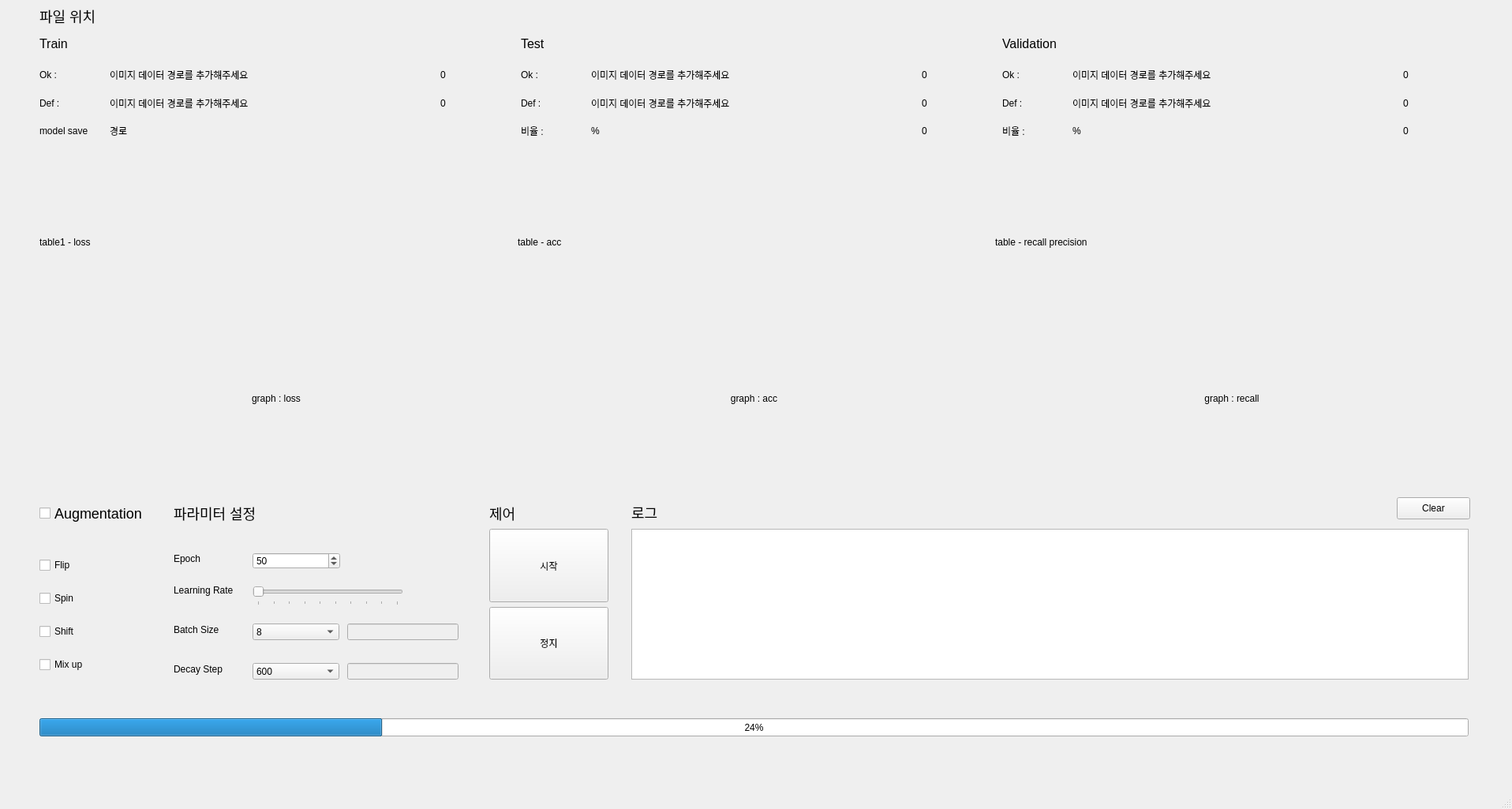
<?xml version="1.0" encoding="UTF-8"?>
<ui version="4.0">
 <class>MainWindow</class>
 <widget class="QMainWindow" name="MainWindow">
  <property name="geometry">
   <rect>
    <x>0</x>
    <y>0</y>
    <width>1916</width>
    <height>1025</height>
   </rect>
  </property>
  <property name="windowTitle">
   <string>MainWindow</string>
  </property>
  <widget class="QWidget" name="centralwidget">
   <widget class="QWidget" name="verticalLayoutWidget_4">
    <property name="geometry">
     <rect>
      <x>50</x>
      <y>80</y>
      <width>591</width>
      <height>101</height>
     </rect>
    </property>
    <layout class="QVBoxLayout" name="trainSaveFileLocation" stretch="0,0,0">
     <item>
      <layout class="QHBoxLayout" name="trainOk" stretch="1,5,1">
       <item>
        <widget class="QLabel" name="labelTrainOkTitle">
         <property name="text">
          <string>Ok :</string>
         </property>
        </widget>
       </item>
       <item>
        <widget class="QLabel" name="labelTrainOkDir">
         <property name="text">
          <string>이미지 데이터 경로를 추가해주세요</string>
         </property>
        </widget>
       </item>
       <item>
        <widget class="QLabel" name="labelTrainOkCount">
         <property name="text">
          <string>0</string>
         </property>
        </widget>
       </item>
      </layout>
     </item>
     <item>
      <layout class="QHBoxLayout" name="trainDef" stretch="1,5,1">
       <item>
        <widget class="QLabel" name="labelTrainDefTitle">
         <property name="text">
          <string>Def :</string>
         </property>
        </widget>
       </item>
       <item>
        <widget class="QLabel" name="labelTrainDefDir">
         <property name="text">
          <string>이미지 데이터 경로를 추가해주세요</string>
         </property>
        </widget>
       </item>
       <item>
        <widget class="QLabel" name="labelTrainDefCount">
         <property name="text">
          <string>0</string>
         </property>
        </widget>
       </item>
      </layout>
     </item>
     <item>
      <layout class="QHBoxLayout" name="saveRoute" stretch="1,5,1">
       <item>
        <widget class="QLabel" name="labelSave">
         <property name="text">
          <string>model save</string>
         </property>
        </widget>
       </item>
       <item>
        <widget class="QLabel" name="labelSaveDir">
         <property name="text">
          <string>경로</string>
         </property>
        </widget>
       </item>
       <item>
        <widget class="QLabel" name="label_11">
         <property name="text">
          <string/>
         </property>
        </widget>
       </item>
      </layout>
     </item>
    </layout>
   </widget>
   <widget class="QWidget" name="gridLayoutWidget">
    <property name="geometry">
     <rect>
      <x>50</x>
      <y>210</y>
      <width>1811</width>
      <height>391</height>
     </rect>
    </property>
    <layout class="QGridLayout" name="gridLayout">
     <item row="2" column="1">
      <widget class="QLabel" name="label_2">
       <property name="text">
        <string>table - acc</string>
       </property>
      </widget>
     </item>
     <item row="2" column="0">
      <widget class="QLabel" name="label">
       <property name="text">
        <string>table1 - loss</string>
       </property>
      </widget>
     </item>
     <item row="2" column="2">
      <widget class="QLabel" name="label_3">
       <property name="text">
        <string>table - recall precision</string>
       </property>
      </widget>
     </item>
     <item row="3" column="0">
      <widget class="QLabel" name="lblAreaLoss">
       <property name="text">
        <string>graph : loss</string>
       </property>
       <property name="alignment">
        <set>Qt::AlignCenter</set>
       </property>
      </widget>
     </item>
     <item row="3" column="1">
      <widget class="QLabel" name="lblAreaAcc">
       <property name="text">
        <string>graph : acc</string>
       </property>
       <property name="alignment">
        <set>Qt::AlignCenter</set>
       </property>
      </widget>
     </item>
     <item row="3" column="2">
      <widget class="QLabel" name="lblAreaRecall">
       <property name="text">
        <string>graph : recall</string>
       </property>
       <property name="alignment">
        <set>Qt::AlignCenter</set>
       </property>
      </widget>
     </item>
    </layout>
   </widget>
   <widget class="QWidget" name="verticalLayoutWidget_3">
    <property name="geometry">
     <rect>
      <x>800</x>
      <y>670</y>
      <width>1061</width>
      <height>191</height>
     </rect>
    </property>
    <layout class="QVBoxLayout" name="verticalLayoutLog" stretch="5">
     <item>
      <widget class="QTextBrowser" name="textBrowser"/>
     </item>
    </layout>
   </widget>
   <widget class="QProgressBar" name="progressBar">
    <property name="geometry">
     <rect>
      <x>50</x>
      <y>910</y>
      <width>1811</width>
      <height>23</height>
     </rect>
    </property>
    <property name="value">
     <number>24</number>
    </property>
   </widget>
   <widget class="QWidget" name="verticalLayoutWidget">
    <property name="geometry">
     <rect>
      <x>620</x>
      <y>670</y>
      <width>151</width>
      <height>191</height>
     </rect>
    </property>
    <layout class="QVBoxLayout" name="verticalLayout" stretch="0,0">
     <item>
      <widget class="QPushButton" name="pushButtonControlStart">
       <property name="sizePolicy">
        <sizepolicy hsizetype="Expanding" vsizetype="Expanding">
         <horstretch>0</horstretch>
         <verstretch>0</verstretch>
        </sizepolicy>
       </property>
       <property name="text">
        <string>시작</string>
       </property>
      </widget>
     </item>
     <item>
      <widget class="QPushButton" name="pushButtonControlStop">
       <property name="sizePolicy">
        <sizepolicy hsizetype="Expanding" vsizetype="Expanding">
         <horstretch>0</horstretch>
         <verstretch>0</verstretch>
        </sizepolicy>
       </property>
       <property name="text">
        <string>정지</string>
       </property>
      </widget>
     </item>
    </layout>
   </widget>
   <widget class="QCheckBox" name="checkBoxAugmentation">
    <property name="geometry">
     <rect>
      <x>50</x>
      <y>640</y>
      <width>141</width>
      <height>21</height>
     </rect>
    </property>
    <property name="styleSheet">
     <string notr="true">font-size:18px;</string>
    </property>
    <property name="text">
     <string>Augmentation</string>
    </property>
   </widget>
   <widget class="QWidget" name="verticalLayoutWidget_5">
    <property name="geometry">
     <rect>
      <x>50</x>
      <y>690</y>
      <width>91</width>
      <height>181</height>
     </rect>
    </property>
    <layout class="QVBoxLayout" name="verticalLayout_3">
     <item>
      <widget class="QCheckBox" name="checkBoxFlip">
       <property name="text">
        <string>Flip</string>
       </property>
      </widget>
     </item>
     <item>
      <widget class="QCheckBox" name="checkBoxSpin">
       <property name="text">
        <string>Spin</string>
       </property>
      </widget>
     </item>
     <item>
      <widget class="QCheckBox" name="checkBoxSwift">
       <property name="text">
        <string>Shift</string>
       </property>
      </widget>
     </item>
     <item>
      <widget class="QCheckBox" name="checkBoxMixup">
       <property name="text">
        <string>Mix up</string>
       </property>
      </widget>
     </item>
    </layout>
   </widget>
   <widget class="QWidget" name="verticalLayoutWidget_6">
    <property name="geometry">
     <rect>
      <x>1270</x>
      <y>80</y>
      <width>591</width>
      <height>101</height>
     </rect>
    </property>
    <layout class="QVBoxLayout" name="testValidationFileLocation" stretch="0,0,0">
     <item>
      <layout class="QHBoxLayout" name="ValidationOk" stretch="1,5,1">
       <item>
        <widget class="QLabel" name="labelValidationOkTitle">
         <property name="text">
          <string>Ok :</string>
         </property>
        </widget>
       </item>
       <item>
        <widget class="QLabel" name="labelValidationOkDir">
         <property name="text">
          <string>이미지 데이터 경로를 추가해주세요</string>
         </property>
        </widget>
       </item>
       <item>
        <widget class="QLabel" name="labelValidationOkCount">
         <property name="text">
          <string>0</string>
         </property>
        </widget>
       </item>
      </layout>
     </item>
     <item>
      <layout class="QHBoxLayout" name="ValidationDef" stretch="1,5,1">
       <item>
        <widget class="QLabel" name="labelValidationDefTitle">
         <property name="text">
          <string>Def :</string>
         </property>
        </widget>
       </item>
       <item>
        <widget class="QLabel" name="labelValidationDefDir">
         <property name="text">
          <string>이미지 데이터 경로를 추가해주세요</string>
         </property>
        </widget>
       </item>
       <item>
        <widget class="QLabel" name="labelValidationDefCount">
         <property name="text">
          <string>0</string>
         </property>
        </widget>
       </item>
      </layout>
     </item>
     <item>
      <layout class="QHBoxLayout" name="ValidationRatio" stretch="1,5,1">
       <item>
        <widget class="QLabel" name="labelValidationRatioTitle">
         <property name="text">
          <string>비율 :</string>
         </property>
        </widget>
       </item>
       <item>
        <widget class="QLabel" name="labelValidationRatioDir">
         <property name="text">
          <string>%</string>
         </property>
        </widget>
       </item>
       <item>
        <widget class="QLabel" name="labelValidationRatioCount">
         <property name="text">
          <string>0</string>
         </property>
        </widget>
       </item>
      </layout>
     </item>
    </layout>
   </widget>
   <widget class="QLabel" name="labelControl">
    <property name="geometry">
     <rect>
      <x>620</x>
      <y>640</y>
      <width>149</width>
      <height>21</height>
     </rect>
    </property>
    <property name="styleSheet">
     <string notr="true">font-size:18px;</string>
    </property>
    <property name="text">
     <string>제어</string>
    </property>
   </widget>
   <widget class="QWidget" name="verticalLayoutWidget_7">
    <property name="geometry">
     <rect>
      <x>660</x>
      <y>80</y>
      <width>591</width>
      <height>101</height>
     </rect>
    </property>
    <layout class="QVBoxLayout" name="trainSaveFileLocation_2" stretch="0,0,0">
     <item>
      <layout class="QHBoxLayout" name="TestOk" stretch="1,5,1">
       <item>
        <widget class="QLabel" name="labelTestOkTitle">
         <property name="text">
          <string>Ok :</string>
         </property>
        </widget>
       </item>
       <item>
        <widget class="QLabel" name="labelTestOkDir">
         <property name="text">
          <string>이미지 데이터 경로를 추가해주세요</string>
         </property>
        </widget>
       </item>
       <item>
        <widget class="QLabel" name="labelTestOkCount">
         <property name="text">
          <string>0</string>
         </property>
        </widget>
       </item>
      </layout>
     </item>
     <item>
      <layout class="QHBoxLayout" name="TestDef" stretch="1,5,1">
       <item>
        <widget class="QLabel" name="labelTestDefTitle">
         <property name="text">
          <string>Def :</string>
         </property>
        </widget>
       </item>
       <item>
        <widget class="QLabel" name="labelTestDefDir">
         <property name="text">
          <string>이미지 데이터 경로를 추가해주세요</string>
         </property>
        </widget>
       </item>
       <item>
        <widget class="QLabel" name="labelTestDefCount">
         <property name="text">
          <string>0</string>
         </property>
        </widget>
       </item>
      </layout>
     </item>
     <item>
      <layout class="QHBoxLayout" name="TestRatio" stretch="1,5,1">
       <item>
        <widget class="QLabel" name="labelTestRatioTitle">
         <property name="text">
          <string>비율 :</string>
         </property>
        </widget>
       </item>
       <item>
        <widget class="QLabel" name="labelTestRatioDir">
         <property name="text">
          <string>%</string>
         </property>
        </widget>
       </item>
       <item>
        <widget class="QLabel" name="labelTestRatioCount">
         <property name="text">
          <string>0</string>
         </property>
        </widget>
       </item>
      </layout>
     </item>
    </layout>
   </widget>
   <widget class="QLabel" name="label_6">
    <property name="geometry">
     <rect>
      <x>1270</x>
      <y>40</y>
      <width>589</width>
      <height>31</height>
     </rect>
    </property>
    <property name="styleSheet">
     <string notr="true">font-size:16px;</string>
    </property>
    <property name="text">
     <string>Validation</string>
    </property>
   </widget>
   <widget class="QLabel" name="label_5">
    <property name="geometry">
     <rect>
      <x>660</x>
      <y>40</y>
      <width>589</width>
      <height>31</height>
     </rect>
    </property>
    <property name="styleSheet">
     <string notr="true">font-size:16px;</string>
    </property>
    <property name="text">
     <string>Test</string>
    </property>
   </widget>
   <widget class="QLabel" name="labelFileDir">
    <property name="geometry">
     <rect>
      <x>50</x>
      <y>10</y>
      <width>589</width>
      <height>20</height>
     </rect>
    </property>
    <property name="styleSheet">
     <string notr="true">font-size:18px;</string>
    </property>
    <property name="text">
     <string>파일 위치</string>
    </property>
   </widget>
   <widget class="QLabel" name="label_4">
    <property name="geometry">
     <rect>
      <x>50</x>
      <y>40</y>
      <width>589</width>
      <height>31</height>
     </rect>
    </property>
    <property name="styleSheet">
     <string notr="true">font-size:16px;</string>
    </property>
    <property name="text">
     <string>Train</string>
    </property>
   </widget>
   <widget class="QLabel" name="labelDecayStep">
    <property name="geometry">
     <rect>
      <x>220</x>
      <y>840</y>
      <width>77</width>
      <height>16</height>
     </rect>
    </property>
    <property name="text">
     <string>Decay Step</string>
    </property>
   </widget>
   <widget class="QComboBox" name="comboBoxDecayStep">
    <property name="geometry">
     <rect>
      <x>320</x>
      <y>840</y>
      <width>110</width>
      <height>21</height>
     </rect>
    </property>
    <item>
     <property name="text">
      <string>600</string>
     </property>
    </item>
    <item>
     <property name="text">
      <string>800</string>
     </property>
    </item>
    <item>
     <property name="text">
      <string>1000</string>
     </property>
    </item>
    <item>
     <property name="text">
      <string>1200</string>
     </property>
    </item>
    <item>
     <property name="text">
      <string>사용자 지정</string>
     </property>
    </item>
   </widget>
   <widget class="QSpinBox" name="spinBoxEpoch">
    <property name="geometry">
     <rect>
      <x>320</x>
      <y>700</y>
      <width>111</width>
      <height>21</height>
     </rect>
    </property>
    <property name="minimum">
     <number>25</number>
    </property>
    <property name="maximum">
     <number>200</number>
    </property>
    <property name="singleStep">
     <number>5</number>
    </property>
    <property name="value">
     <number>50</number>
    </property>
   </widget>
   <widget class="QComboBox" name="comboBoxBatchSize">
    <property name="geometry">
     <rect>
      <x>320</x>
      <y>790</y>
      <width>110</width>
      <height>21</height>
     </rect>
    </property>
    <item>
     <property name="text">
      <string>8</string>
     </property>
    </item>
    <item>
     <property name="text">
      <string>16</string>
     </property>
    </item>
    <item>
     <property name="text">
      <string>32</string>
     </property>
    </item>
    <item>
     <property name="text">
      <string>64</string>
     </property>
    </item>
    <item>
     <property name="text">
      <string>사용자 지정</string>
     </property>
    </item>
   </widget>
   <widget class="QLabel" name="labelLearningRateName">
    <property name="geometry">
     <rect>
      <x>220</x>
      <y>740</y>
      <width>90</width>
      <height>16</height>
     </rect>
    </property>
    <property name="text">
     <string>Learning Rate</string>
    </property>
   </widget>
   <widget class="QLabel" name="labelBatchSize">
    <property name="geometry">
     <rect>
      <x>220</x>
      <y>790</y>
      <width>72</width>
      <height>16</height>
     </rect>
    </property>
    <property name="text">
     <string>Batch Size</string>
    </property>
   </widget>
   <widget class="QSlider" name="horizontalSliderLearningRate">
    <property name="geometry">
     <rect>
      <x>320</x>
      <y>740</y>
      <width>191</width>
      <height>27</height>
     </rect>
    </property>
    <property name="minimum">
     <number>1</number>
    </property>
    <property name="maximum">
     <number>10</number>
    </property>
    <property name="pageStep">
     <number>1</number>
    </property>
    <property name="value">
     <number>1</number>
    </property>
    <property name="orientation">
     <enum>Qt::Horizontal</enum>
    </property>
    <property name="tickPosition">
     <enum>QSlider::TicksBelow</enum>
    </property>
    <property name="tickInterval">
     <number>1</number>
    </property>
   </widget>
   <widget class="QLineEdit" name="lineEditBatchSize">
    <property name="enabled">
     <bool>false</bool>
    </property>
    <property name="geometry">
     <rect>
      <x>440</x>
      <y>790</y>
      <width>141</width>
      <height>21</height>
     </rect>
    </property>
   </widget>
   <widget class="QLineEdit" name="lineEditDecayStep">
    <property name="enabled">
     <bool>false</bool>
    </property>
    <property name="geometry">
     <rect>
      <x>440</x>
      <y>840</y>
      <width>141</width>
      <height>21</height>
     </rect>
    </property>
   </widget>
   <widget class="QLabel" name="labelParameter">
    <property name="enabled">
     <bool>true</bool>
    </property>
    <property name="geometry">
     <rect>
      <x>220</x>
      <y>640</y>
      <width>121</width>
      <height>21</height>
     </rect>
    </property>
    <property name="sizePolicy">
     <sizepolicy hsizetype="Preferred" vsizetype="Preferred">
      <horstretch>0</horstretch>
      <verstretch>0</verstretch>
     </sizepolicy>
    </property>
    <property name="maximumSize">
     <size>
      <width>16777215</width>
      <height>163</height>
     </size>
    </property>
    <property name="styleSheet">
     <string notr="true">font-size:18px;</string>
    </property>
    <property name="text">
     <string>파라미터 설정</string>
    </property>
   </widget>
   <widget class="QLabel" name="labelLearningRate">
    <property name="geometry">
     <rect>
      <x>533</x>
      <y>740</y>
      <width>41</width>
      <height>20</height>
     </rect>
    </property>
    <property name="text">
     <string/>
    </property>
   </widget>
   <widget class="QLabel" name="labelEpoch">
    <property name="geometry">
     <rect>
      <x>220</x>
      <y>700</y>
      <width>81</width>
      <height>16</height>
     </rect>
    </property>
    <property name="text">
     <string>Epoch</string>
    </property>
   </widget>
   <widget class="QLabel" name="labelLog">
    <property name="geometry">
     <rect>
      <x>800</x>
      <y>630</y>
      <width>61</width>
      <height>38</height>
     </rect>
    </property>
    <property name="styleSheet">
     <string notr="true">font-size:18px;</string>
    </property>
    <property name="text">
     <string>로그</string>
    </property>
   </widget>
   <widget class="QPushButton" name="pushClearButton">
    <property name="geometry">
     <rect>
      <x>1770</x>
      <y>630</y>
      <width>93</width>
      <height>28</height>
     </rect>
    </property>
    <property name="sizePolicy">
     <sizepolicy hsizetype="Fixed" vsizetype="Fixed">
      <horstretch>0</horstretch>
      <verstretch>0</verstretch>
     </sizepolicy>
    </property>
    <property name="text">
     <string>Clear</string>
    </property>
   </widget>
  </widget>
  <widget class="QMenuBar" name="menubar">
   <property name="geometry">
    <rect>
     <x>0</x>
     <y>0</y>
     <width>1916</width>
     <height>21</height>
    </rect>
   </property>
  </widget>
  <widget class="QStatusBar" name="statusbar"/>
  <action name="actionOpen_other_File">
   <property name="text">
    <string>Open other File</string>
   </property>
  </action>
 </widget>
 <resources/>
 <connections/>
</ui>
